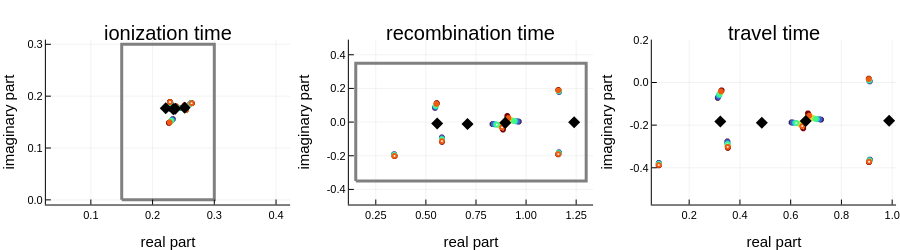

The cell this chart's notebook holds for it:
### Markdown cell above
### test: plot all saddle points in the complex plane

### Code cell
let 
    beam = BeamBETC(Intensity1=Intensity1, 
        Intensity2=1*Intensity1,
        lambda=lambda, r=1,s=2,epsilon=0,
        phi=π/2)
    
    q_values = collect(range(30, stop = 40, step=1))
    ti_domain = ComplexDomain(0.15,0.3,0.0,0.3)*TCycle(beam);
    tr_domain = ComplexDomain(0.15,1.3,-0.35,0.35)*TCycle(beam);
    saddles_Dict = get_saddlesTup_Dict_parallel(beam, Ip, q_values, ti_domain,tr_domain, Nsobol = 200)
    thcs = find_thcs_sobol(beam, Ip, ti_domain, tr_domain)
    filter!(x -> (0 < real(x.qhc) < 45) && (real(x.trhc-x.tihc) < TCycle(beam)), thcs)
    println(thcs)
    
    plot_sp_times_cp(beam, vcat(values(saddles_Dict)...),
#         vcat(values(saddles_Dict)...),
        thcs, ti_domain, tr_domain)    
    
end
